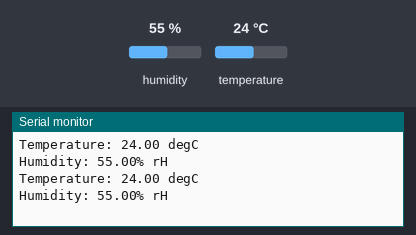
A sketch run on a simulated ESP32. Shown: the last lines printed to the serial monitor. The test bench sets the inputs (shaded band); at power-on: humidity 55 %, temperature 24 °C.

Above: at 1.9 s.
2.0 s: humidity set to 22 %
At 3.1 s:
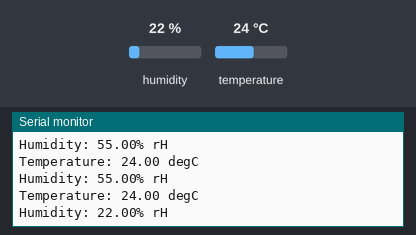
3.5 s: temperature set to 12 °C
At 4.8 s:
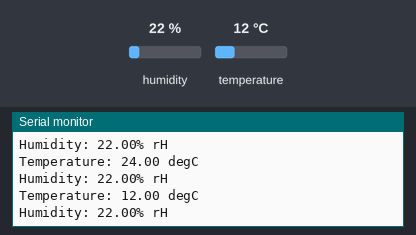
5.0 s: humidity set to 40 %
At 5.8 s:
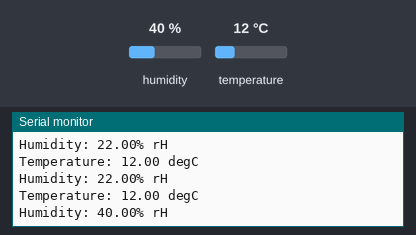
Timing chart, 0 to 8.0 s (numbered marks = the images above; inputs shaded):
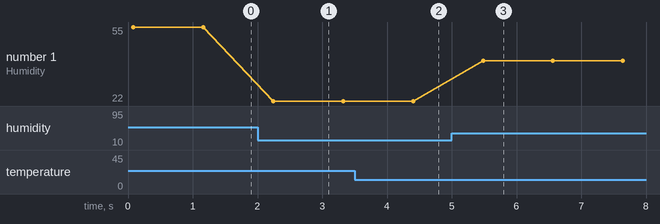

The sketch:

SHT40_ESP32-LPkit.ino
```cpp
/*
* This example code for Temperature and Humidity SHTxx module
* is used with ESP32 LPkit board.
* ESP32-LPkit reads temperature and humidity from SHT40 sensor
* and sends every second through UART
*
* SDA - GPIO21
* SCL - GPIO22
*
* Made by (c) laskakit.cz 2021
*
* Libraries
* https://github.com/adafruit/Adafruit_SHT4X
*/

#include <Wire.h>
#include "Adafruit_SHT4x.h"

Adafruit_SHT4x sht4 = Adafruit_SHT4x();

void setup() {
  Serial.begin(115200);
  Wire.begin(21, 22);
  while (!Serial)
  {
    ; // wait for serial
  }

  if (! sht4.begin())
  {
    Serial.println("SHT4x not found");
    Serial.println("Check the connection");
    while (1) delay(1);
  }

  sht4.setPrecision(SHT4X_HIGH_PRECISION); // highest resolution
  sht4.setHeater(SHT4X_NO_HEATER); // no heater

}

void loop() {
  sensors_event_t humidity, temp; // temperature and humidity variables

  sht4.getEvent(&humidity, &temp);
  Serial.print("Temperature: "); Serial.print(temp.temperature); Serial.println(" degC");
  Serial.print("Humidity: "); Serial.print(humidity.relative_humidity); Serial.println("% rH");

  delay(1000);
}
```

Measured:
- after the input at 2.0 s, the serial monitor: prints a new line after 0.24 s (image 1)
- after the input at 3.5 s, the serial monitor: prints a new line after 0.90 s (image 2)
- after the input at 5.0 s, the serial monitor: prints a new line after 0.48 s (image 3)
- plotted number 1: 55 → 22 after the input at 2.0 s, 22 → 40 after the input at 5.0 s
